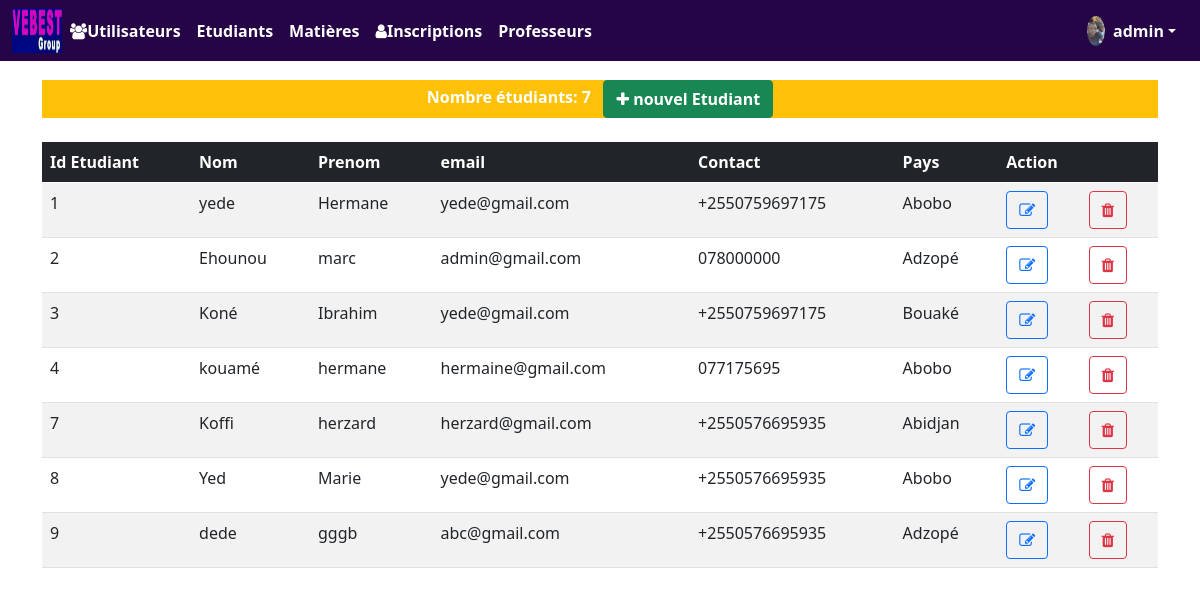
Page /page/etudiants.php (signed in) on the committed database.
### tables this page shows
CREATE TABLE `etudiant` (
  `idEt` int(2) NOT NULL,
  `nomEtu` varchar(50) NOT NULL,
  `prenEtu` varchar(50) NOT NULL,
  `email` varchar(50) NOT NULL,
  `contact` varchar(50) NOT NULL,
  `pays` varchar(50) NOT NULL
);

### page/etudiants.php (the view, shortened to what this page needs)
<?php
 require_once('connexionbd.php');
    $requete=$pdo->prepare("SELECT * FROM etudiant");
    $requete->execute();
    $etudiants=$requete->fetchAll();
$selectcompter="SELECT * FROM etudiant";
 $resultatCount=$pdo->query($selectcompter);
 $nbreUtilisateur=$resultatCount->rowCount();
?>
<!DOCTYPE html>
<html lang="fr">
<head>
    <link href="../css/bootstrap.min.css" rel="stylesheet">
    <link href="../css/font-awesome.min.css" rel="stylesheet">
    <link href="../css/cese.css" rel="stylesheet">
</head>
<body>
<?php include('menu.php'); ?>
<div class="container table1">
    <div class="bg-warning text-center text-white"> <strong> Nombre étudiants: <?php echo $nbreUtilisateur; ?> </strong>
 &nbsp <a href="nouvelEtudiant.php" class="text-white btn btn-success"><strong><i class="fa fa-plus"></i> nouvel Etudiant</strong></a></div>
</div>
<br>
<div class="container">
<table class="table table-striped border-2">
              <thead>
                  <tr class="table-dark">
                      <th> Id Etudiant </th>
                      <th> Nom </th>
                      <th> Prenom </th>
                      <th> email </th>
                      <th> Contact </th>
                      <th> Pays </th>
                      <?php if($_SESSION["role"]=="ADMIN"){ ?>
                      <th colspan="2"> Action</th>
                      <?php } ?>
                  </tr>
              </thead>
              <tbody>
                 <?php  foreach($etudiants as $etudiants): ?>
                      <td> <?php echo $etudiants["idEt"]; ?> </td>
                      <td> <?php echo $etudiants["nomEtu"]; ?></td>
                      <td> <?php echo $etudiants["prenEtu"]; ?></td>
                      <td> <?php echo $etudiants["email"]; ?></td>
                      <td> <?php echo $etudiants["contact"]; ?></td>
                      <td> <?php echo $etudiants["pays"]; ?></td>
                      <?php if($_SESSION["role"]=="ADMIN"){ ?>
                      <td>
                        <a href="ModEtu.php?idEt=<?php echo $etudiants["idEt"]; ?>" class="btn btn-outline-primary">
                          <span class="fa fa-edit"></span>
                        </a>
                        </td>
                        <td>
                        <a class="btn btn-outline-danger" onclick="return confirm('Etes-vous sur de suprimer cet étudiant')" href="etudiants.php?idEt=<?php echo $etudiants["idEt"]; ?>">
                          <span class="fa fa-trash"></span>
                      </a>
                      </td>
                     <?php } ?>
                   <?php endforeach; ?>
              </tbody>
 </table>
</div>
</body>
</html>

### css/cese.css (style rules this page uses)
a { font-weight: bold; color: white; }
.table1 { margin-top: 80px; }

### rows in the picture
etudiant: idEt "1", nomEtu "yede", prenEtu "Hermane", email "yede@gmail.com", contact "+2550759697175", pays "Abobo"
etudiant: idEt "2", nomEtu "Ehounou", prenEtu "marc", email "admin@gmail.com", contact "078000000", pays "Adzopé"
etudiant: idEt "3", nomEtu "Koné", prenEtu "Ibrahim", email "yede@gmail.com", contact "+2550759697175", pays "Bouaké"
etudiant: idEt "4", nomEtu "kouamé", prenEtu "hermane", email "hermaine@gmail.com", contact "077175695", pays "Abobo"
etudiant: idEt "7", nomEtu "Koffi", prenEtu "herzard", email "herzard@gmail.com", contact "+2550576695935", pays "Abidjan"
etudiant: idEt "8", nomEtu "Yed", prenEtu "Marie", email "yede@gmail.com", contact "+2550576695935", pays "Abobo"
etudiant: idEt "9", nomEtu "dede", prenEtu "gggb", email "abc@gmail.com", contact "+2550576695935", pays "Adzopé"

### other values in the picture
$_SESSION["login"] "admin"
$nbreUtilisateur "7"
